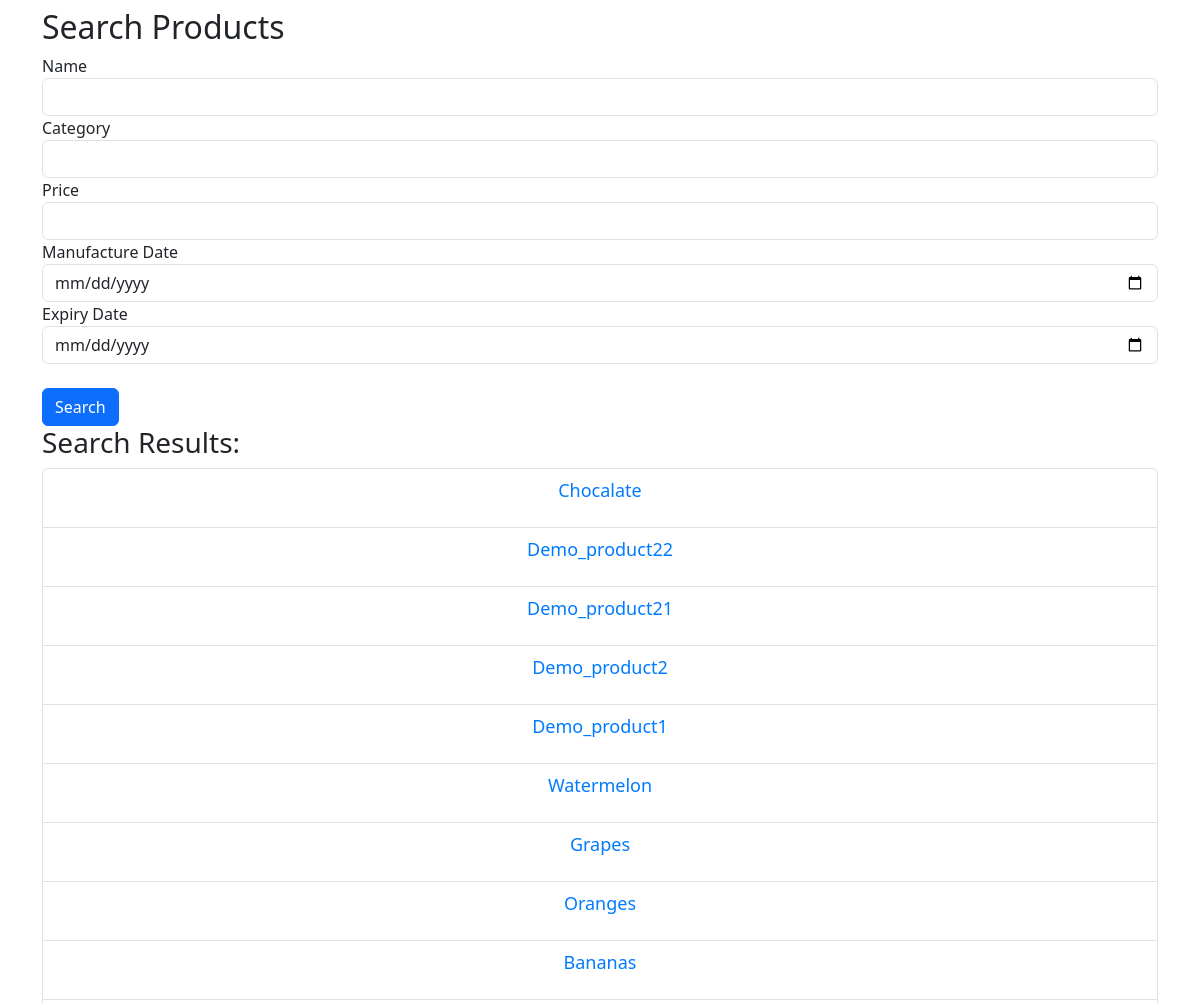
/admin_search_product (signed in, middle part), run on an earlier commit of the app's database.
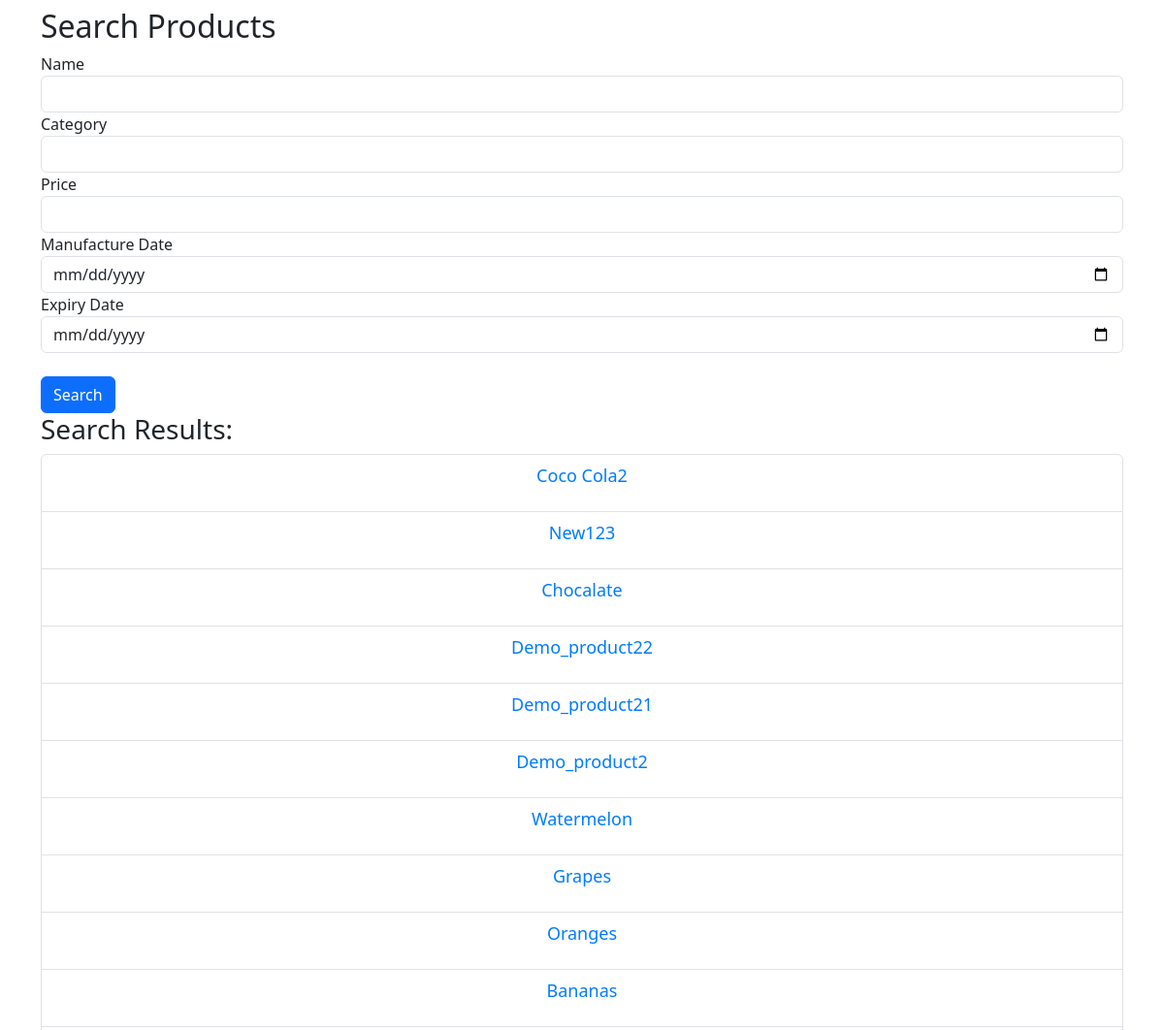
And on a later commit of the database.
### application/models.py (models this page shows)
class Products(db.Model):
    __tablename__ = "products"
    product_id = db.Column(db.Integer, primary_key=True, autoincrement=True)
    product_name = db.Column(db.String(200), nullable=False)
    manufacture_date = db.Column(db.Date)
    expiry_date = db.Column(db.Date)
    rate_per_unit = db.Column(db.Float, nullable=False)
    unit = db.Column(db.String(200), nullable=False, default='Rs')
    section_id = db.Column(db.Integer, db.ForeignKey('sections.section_id', onupdate='CASCADE'))
    section = db.relationship('Sections', backref=db.backref('products', lazy=True))
    quantity_available = db.Column(db.Integer, db.CheckConstraint('quantity_available >= 0', name='check_min_quantity') , nullable=False)

### application/controllers.py (the view)
@app.route("/admin_search_product", methods=["GET", "POST"])
@login_required
def admin_search_product():
    form=SearchForm()
    if request.method == "POST":
        query_params = []
        product_name = request.form.get("name")
        if product_name:
            query_params.append(Products.product_name.ilike(f"%{product_name}%"))
        category = request.form.get("category")
        if category:
            query_params.append(Products.section.has(Sections.section_name.ilike(f"%{category}%")))
        price = request.form.get("price")
        if price:
            query_params.append(Products.rate_per_unit.ilike(f"%{price}%"))
        manufacture_date = request.form.get("manufacture_date")
        if manufacture_date:
            query_params.append(Products.manufacture_date.ilike(f"%{manufacture_date}%"))
        expiry_date = request.form.get("expiry_date")
        if expiry_date:
           query_params.append(Products.expiry_date.ilike(f"%{expiry_date}%"))
        products_query = Products.query.filter(*query_params)
        products = products_query.all()
        products.reverse()
    else:
        products = Products.query.all()
        products.reverse()
    return render_template('admin_search_product.html', products=products, form=form)

### application/forms.py
class SearchForm(FlaskForm):
    category = StringField("Category", validators=[])
    name = StringField("Name", validators=[])
    price = FloatField("Price", validators=[NumberRange(min=0, message="Price must be greater than or equal to 0.")])
    manufacture_date = DateField("Manufacture Date")
    expiry_date = DateField("Expiry Date")
    submit = SubmitField("Search")

### application/controllers.py (called while the page is built)
@login_manager.user_loader
def load_user(user_id):
    return Users.query.get(int(user_id))

### templates/admin_search_product.html (shortened to what this page needs)
<!DOCTYPE html>
<html>
<head>
    <link href="https://cdn.jsdelivr.net/npm/bootstrap@5.3.0/dist/css/bootstrap.min.css" rel="stylesheet">
    <link rel="stylesheet" type="text/css" href="{{ url_for('static', filename='styles.css') }}">
</head>
<body>
    <div class="container mt-5">
        <h2>Search Products</h2>
        <form method="POST" action="{{ url_for('admin_search_product') }}">
            <div class="form-group">
                {{ form.name.label }}
                {{ form.name(class="form-control") }}
            </div>
            <div class="form-group">
                {{ form.category.label }}
                {{ form.category(class="form-control") }}
            </div>
            <div class="form-group">
                {{ form.price.label }}
                {{ form.price(class="form-control") }}
            </div>
            <div class="form-group">
                {{ form.manufacture_date.label }}
                {{ form.manufacture_date(class="form-control") }}
            </div>
            <div class="form-group">
                {{ form.expiry_date.label }}
                {{ form.expiry_date(class="form-control") }}
            </div>
            <br>
            <button type="submit" class="btn btn-primary">Search</button>
        </form>
        <h3>Search Results:</h3>
        <ul class="list-group">
            {% for item in products %}
            <li class="list-group-item">
                <a href="{{ url_for('manage_product_details', product_id=item.product_id) }}">{{ item.product_name }}</a>
            </li>
            {% endfor %}
        </ul>
        <br>
    </div>
</body>
</html>

### static/styles.css (style rules this page uses)
body { padding-top: 70px; }
a { display: block; text-align: center; font-size: 18px; margin-bottom: 15px; text-decoration: none; color: #007bff; }

What changed in the data, as far as the page shows it:
removed Products: product_name "Demo_product1"
added Products: product_name "Coco Cola2"
added Products: product_name "New123"
